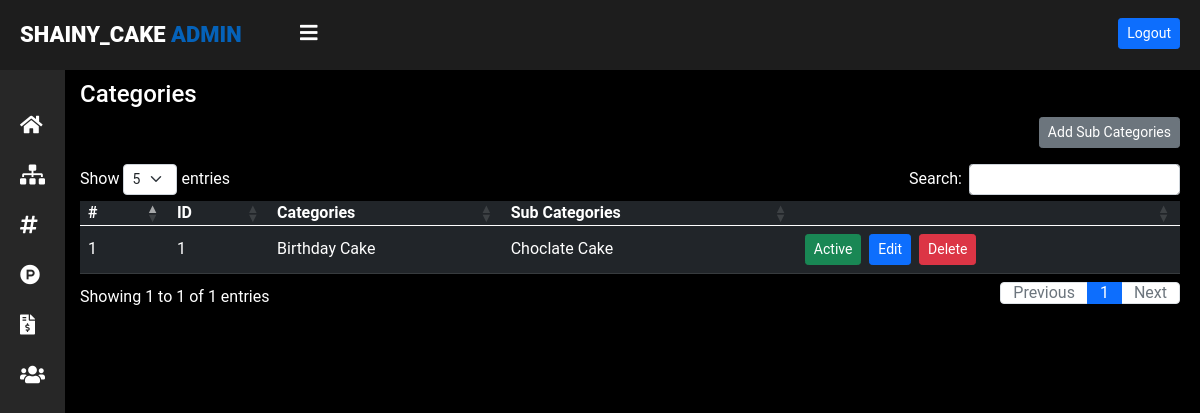
The page /admin/sub_categories.php (signed in) on the database its author committed.
### tables this page shows
CREATE TABLE `sub_categories` (
  `id` int(11) NOT NULL,
  `categories_id` int(11) NOT NULL,
  `sub_categories` varchar(100) NOT NULL,
  `status` int(11) NOT NULL
);

CREATE TABLE `categories` (
  `id` int(11) NOT NULL,
  `categories` varchar(255) NOT NULL,
  `image` varchar(255) NOT NULL,
  `status` tinyint(4) NOT NULL
);

### admin/sub_categories.php (the view, shortened to what this page needs)
<?php
  require('top.inc.php');
  $sql="select sub_categories.*,categories.categories from sub_categories,categories where categories.id=sub_categories.categories_id order by sub_categories.sub_categories asc";
  $res=mysqli_query($con,$sql);
?>
<div class="content">
        <div class="jumbotron">
            <div class="card">
                <h4>Categories</h4>
            </div>
            <div class="card">
                <div class="fltrght card_body">
                <button class='btn btn-secondary btn-sm '><a style="color:white;text-decoration:none;" href='manage_sub_categories.php'>Add Sub Categories</a></button>
                </div>
            </div>
            <div class="card">
                <div class="card_body">
                <table id ="example" class="table table-dark table-hover">
                <thead>
                        <tr>
                        <th class="serial">#</th>
                        <th>ID</th>
                        <th>Categories</th>
                        <th>Sub Categories</th>
                        <th></th>
                        </tr>
                    </thead>
                    <tbody>
                    <?php
                    $i=1;
                    while($row=mysqli_fetch_assoc($res)){?>
                        <tr>
                        <td class="serial"><?php echo $i++?></td>
                        <td><?php echo $row['id']?></td>
                        <td><?php echo $row['categories']?></td>
                        <td><?php echo $row['sub_categories']?></td>
                        <td>
                        <?php
                            if($row['status'] ==1){
                                echo "<button class='btn btn-success btn-sm'><a href='?type=status&operation=deactive&id=".$row['id']."'>Active</a></button>&nbsp;";
                            }else{
                                echo "<button class='btn btn-warning btn-sm'><a class=dbtn href='?type=status&operation=active&id=".$row['id']."'>Deactive</a></button>&nbsp;";
                            }
                            echo "&nbsp;<button class='btn btn-primary btn-sm'><a href='manage_sub_categories.php?id=".$row['id']."'>Edit</a></button>&nbsp;";
                            echo "&nbsp;<button class='btn btn-danger btn-sm'><a href='?type=delete&id=".$row['id']."'>Delete</a></button>";
                        ?>
                        </td>
                        </tr>
                        <?php } ?>
                    </tbody>
                </table>
                </div>
            </div>
        </div>
    </div>
</body>
</html>

### admin/css/style.css (style rules this page uses)
body { margin: 0; padding: 0; font-family: "Roboto", sans-serif; line-height: 0.5; }
html, body { min-height: 100% !important; height: 100%; }
.table a { color: white; text-decoration: none; }
.content { background: black; width: (100%-250px); margin-left: 250px; margin-top: 60px; padding: 20px; transition: 0.5s; min-height: 100%; }
.table { margin-top: 15px; font-size: medium; vertical-align: middle; }
#check:checked ~ .content { margin-left: 60px; }
.card { border: none!important; color: white; background-color:black; }
.fltrght button { float: right; }

### rows shown on the page
sub_categories: id "1", categories.categories "Birthday Cake", sub_categories "Choclate Cake"
